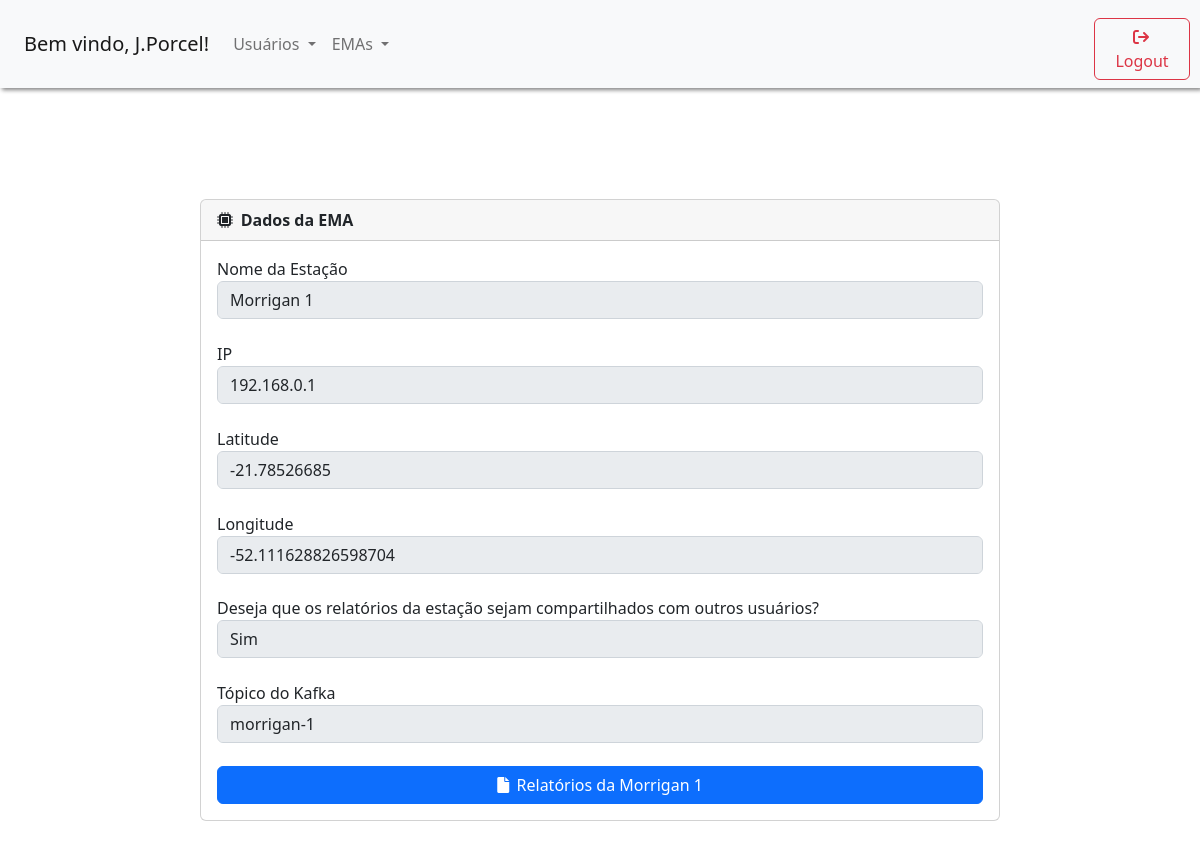
/Tela_Visualizar_EMA.php?idema=1 (signed in), run on an earlier commit of the app's database.
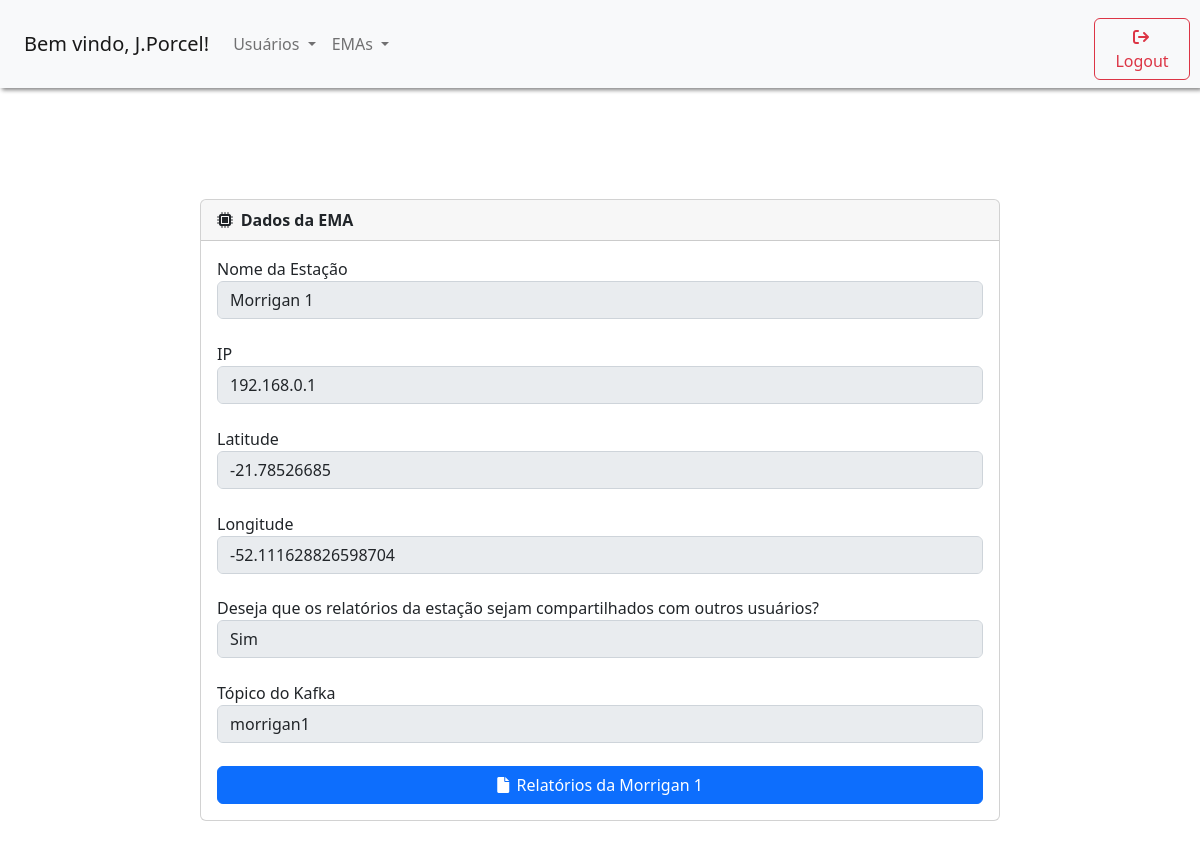
And on a later commit of the database.
### tables this page shows
CREATE TABLE IF NOT EXISTS emas (
  idema INT NOT NULL AUTO_INCREMENT,
  nome VARCHAR(45) NOT NULL,
  ip VARCHAR(45) NOT NULL,
  publica INT NOT NULL,
  latitude VARCHAR(45) NOT NULL,
  longitude VARCHAR(45) NOT NULL,
  usuarios_idusuario INT NOT NULL,
  ativa INT NOT NULL,
  topico_kafka VARCHAR (45) NOT NULL,
  PRIMARY KEY (idema, usuarios_idusuario),
    FOREIGN KEY (usuarios_idusuario)
    REFERENCES usuarios (idusuario));

### controllers/controller_ema.php (called while the page is built, shortened)
<?php
function buscarEMAPorID($idema) {
    $conexao = conectarBanco();
    $idema = mysqli_real_escape_string($conexao, $idema);
    $query = "SELECT * FROM emas WHERE idema = '$idema'";
    $resultado = mysqli_query($conexao, $query);
    if ($resultado && mysqli_num_rows($resultado) > 0) {
        $ema = mysqli_fetch_assoc($resultado);
        return $ema;
    } else {
        return false;
    }
}
?>

### Tela_Visualizar_EMA.php (the view, shortened to what this page needs)
<!DOCTYPE html>
<?php
require '../portalEMA/functions/geral.php';
require '../portalEMA/controllers/controller_ema.php';
?>
<html>
    <head>
        <link rel="stylesheet" type="text/css" href="./css/style.css">
        <link rel="stylesheet" href="https://cdnjs.cloudflare.com/ajax/libs/font-awesome/6.0.0-beta3/css/all.min.css">
        <link rel="stylesheet" type="text/css" href="https://cdn.jsdelivr.net/npm/bootstrap@5.2.3/dist/css/bootstrap.min.css">
        <link rel="stylesheet" href="https://unpkg.com/leaflet@1.7.1/dist/leaflet.css" />
    </head>
    <body>
        <?php
        menu();
        $emaId = $_GET['idema'];
        $ema = buscarEMAPorId($emaId);
        if (!$ema) {
            echo "Estação não encontrada.";
            exit;
        } else {
            echo '<div class= "col-8" style="margin-top: 20%; padding-bottom: 5%">';
            echo '<div class="card">';
            echo '<div class="card-header">';
            echo '<i style="padding-right: 1%;" class="fas fa-microchip"></i><b>Dados da EMA</b>';
            echo '</div>';
            echo '<div class="card-body">';
            echo '<form>';
            echo '<div class="form-row">';
            echo '<div class="form-group">';
            echo '<label>Nome da Estação</label>';
            echo '<input disabled="true" value="' . $ema['nome'] . '" name="nome" type="text" class="form-control" placeholder="Nome da Estação">';
            echo '<label>IP</label>';
            echo '<input disabled="true" value="' . $ema['ip'] . '" name="ip" type="text" class="form-control" placeholder="IP da Estação">         ';
            echo '<label>Latitude</label>';
            echo '<input disabled="true" value="' . $ema['latitude'] . '" name="latitude" type="text" class="form-control" placeholder="Latidude da posição da Estação">';
            echo '<label>Longitude</label>';
            echo '<input disabled="true" value="' . $ema['longitude'] . '" name="longitude" type="text" class="form-control" placeholder="Longitude da posição da Estação">';
            echo '<label>Deseja que os relatórios da estação sejam compartilhados com outros usuários?</label>';
            if($ema['publica'] == 1){
                echo '<input disabled="true" value="Sim" name="publica" type="text" class="form-control">';
            }else{
                echo '<input disabled="true" value="Não" name="publica" type="text" class="form-control">';
            }
            if($_SESSION['nivel_acesso'] == 1 || $_SESSION['idusuario'] == $ema['usuarios_idusuario']){
                echo '<label>Tópico do Kafka</label>';
                echo '<input disabled="true" value="' . $ema['topico_kafka'] . '" name="topico_kafka" type="text" class="form-control" placeholder="Tópico do Kafka da EMA.">';
            }
            echo '</div>';
            echo '<a href="../portalEMA/Tela_Listar_Relatorios.php?idema='.$emaId.'" class="btn btn-primary" style="width: 100%;"><i style="padding-right: 1%;" class="fas fa-file"></i>Relatórios da '.$ema['nome'].'</a>';
            echo '<br>';
            echo '</div>';
            echo '</form>';
            echo '</div>';
            echo '</div>';
            echo '</div>';
        }
        ?>
    </body>
</html>

### functions/geral.php (shortened to what this page needs)
<?php
function estalogado() {
    if (isset($_SESSION['nome_login'])) {
        return true;
    }
}
function menu() {
    if (estalogado()) {
        echo '<nav class="navbar navbar-expand-lg bg-light">
            <a class="navbar-brand" style="margin-left: 2%" href="../portalEMA/Tela_Principal.php">Bem vindo, ' . $_SESSION['nome_login'] . '!</a>
            <button class="navbar-toggler" type="button" data-toggle="collapse" data-target="#navbarSupportedContent" aria-controls="navbarSupportedContent" aria-expanded="false" aria-label="Toggle navigation">
                <span class="navbar-toggler-icon"></span>
            </button>
            <div class="collapse navbar-collapse" id="navbarSupportedContent">
                <ul class="navbar-nav mr-auto">';
        if ($_SESSION['nivel_acesso'] == "1") {
            echo'<li class="nav-item dropdown">
                        <a class="nav-link dropdown-toggle" id="navbarDropdown" role="button" data-bs-toggle="dropdown" aria-haspopup="true" aria-expanded="false">
                            Usuários
                        </a>
                        <div class="dropdown-menu" aria-labelledby="navbarDropdown">
                            <a class="dropdown-item" href="../portalEMA/Tela_Cadastro_Usuario.php">Cadastrar Usuário</a>
                            <div class="dropdown-divider"></div>
                            <a class="dropdown-item" href="../portalEMA/Tela_Listar_Usuarios.php">Listar Usuários</a>
                        </div>
                    </li>';
        }
        echo'    <li class="nav-item dropdown">
                        <a class="nav-link dropdown-toggle" id="navbarDropdown" role="button" data-bs-toggle="dropdown" aria-haspopup="true" aria-expanded="false">
                            EMAs
                        </a>
                        <div class="dropdown-menu" aria-labelledby="navbarDropdown">
                            <a class="dropdown-item" href="../portalEMA/Tela_Cadastro_EMA.php">Cadastrar EMA</a>
                            <div class="dropdown-divider"></div>
                            <a class="dropdown-item" href="../portalEMA/Tela_Listar_EMAs.php">Apresentar EMAs</a>
                        </div>
                    </li>
               <li class="nav-item">
                <form action="../portalEMA/functions/logout.php">
                    <button style="position: absolute; top: 20%; right: 10px; width:8%;" class="btn btn-outline-danger" type="submit"><i style="padding-right: 3%;" class="fas fa-sign-out"></i>Logout</button>
                </form>
                </li>
                </ul>
            </div>
        </nav>';
    }
}
?>

### css/style.css (style rules this page uses)
html, body { height: 100%; }
body { display: -ms-flexbox; display: -webkit-box; display: flex; -ms-flex-align: center; -ms-flex-pack: center; -webkit-box-align: center; align-items: center; -webkit-box-pack: center; justify-content: center; padding-top: 40px; padding-bottom: 40px; background-color: #f5f5f5; }

### Tela_Visualizar_EMA.php (style rules this page uses)
.navbar { position: fixed; top: 0; width: 100%; height: 10%; z-index: 2; filter: drop-shadow(2px 2px 2px grey); }
.card { margin-top: 5%; }
.form-control { margin-bottom: 3%; }

What changed in the data, as far as the page shows it:
changed emas "Morrigan 1": topico_kafka "morrigan-1" → "morrigan1"
